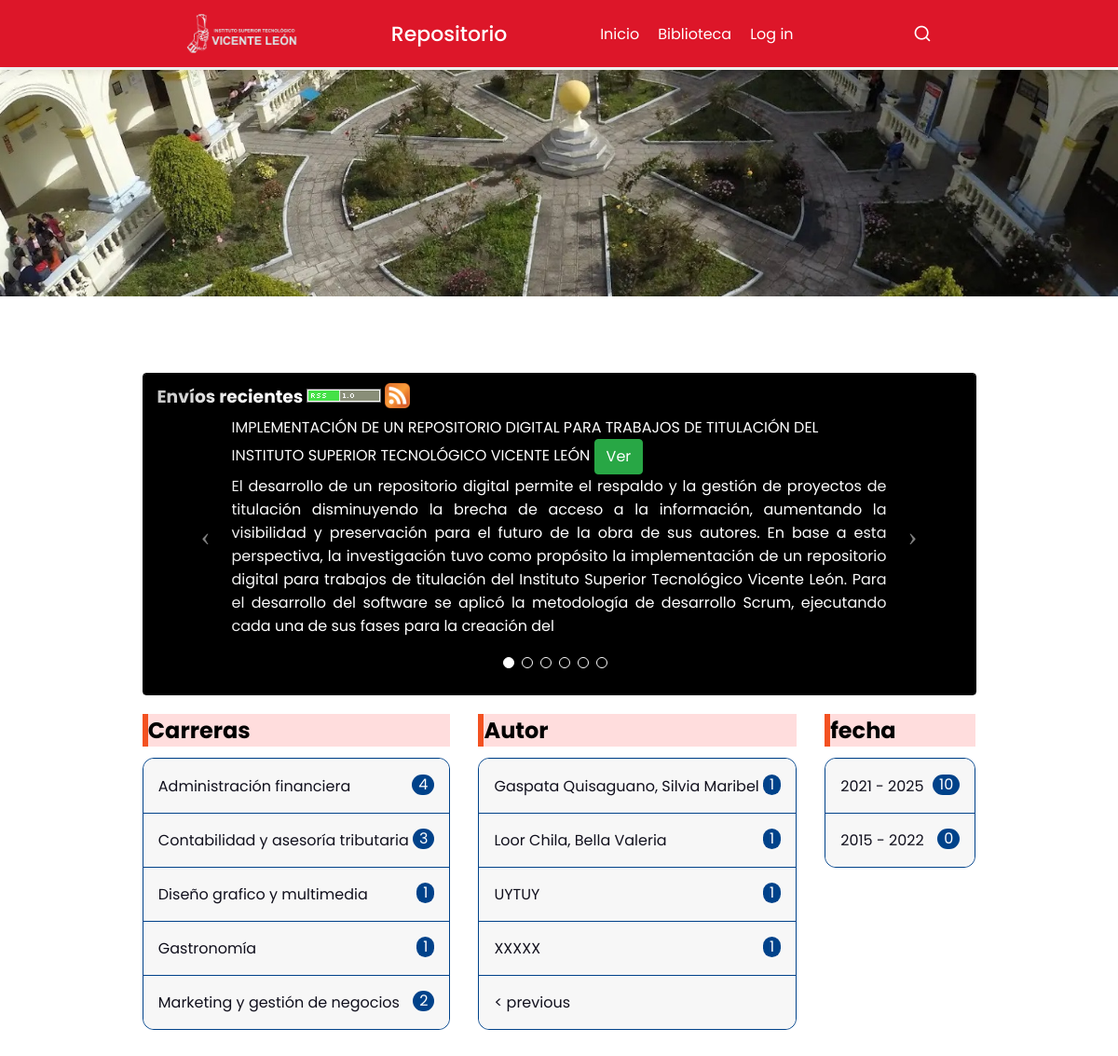
Page /?slideItem=2 on the committed database.
### tables this page shows
CREATE TABLE `acaprojc` (
  `projc_cod_projc` int(11) NOT NULL,
  `projc_mat_projc` varchar(50) NOT NULL,
  `projc_tit_projc` varchar(200) NOT NULL,
  `projc_fec_projc` date NOT NULL,
  `projc_ubi_projc` varchar(200) NOT NULL,
  `projc_rem_projc` text NOT NULL,
  `projc_fil_projc` text NOT NULL,
  `projc_cod_colec` int(11) NOT NULL
);

### database/home.php (called while the page is built)
<?php
$resultCarousel=mysqli_query($con,"SELECT prj.projc_cod_projc,prj.projc_fec_projc,prj.projc_tit_projc, prj.projc_rem_projc FROM acaprojc prj ORDER BY prj.projc_cod_projc DESC LIMIT 6");
$resultCareers=mysqli_query($con,"SELECT carer_nom_carer, count(carer_nom_carer) as contador FROM acacarer JOIN acacolec ON colec_cod_carer=carer_cod_carer JOIN acaprojc ON projc_cod_colec=colec_cod_colec GROUP BY carer_nom_carer");
$totalAutors="SELECT COUNT(aux.creg) reg FROM (SELECT DISTINCT (SELECT COUNT(1)) creg,acaautor.autor_nom_autor FROM acaautor GROUP BY acaautor.autor_nom_autor) aux";
$quant=mysqli_query($con,$totalAutors);
$totalAutors=mysqli_fetch_assoc($quant);
$totalAutors=$totalAutors['reg'];
$slideItem=(isset($_REQUEST['slideItem'])&&$_REQUEST['slideItem']>0&&$_REQUEST['slideItem']<=ceil($totalAutors/7))?$_REQUEST['slideItem']:1;
$sliceItem=($slideItem!=1)?(7*($slideItem-1)):0;
$resultAutors=mysqli_query($con,"SELECT autor_nom_autor, COUNT(acaautor.autor_nom_autor) as contador FROM acaautor JOIN acaprojc ON acaprojc.projc_cod_projc=acaautor.autor_cod_projc GROUP BY autor_nom_autor  LIMIT 7 OFFSET $sliceItem");
$dates = "SELECT config_ifec_config,config_ffec_config FROM acaconfig WHERE config_ifec_config!=0000 AND config_ffec_config !=0000";
$rangedates=mysqli_query($con,$dates);
$countDates=[];$daterange=[];$i=0;
foreach($rangedates as $dates){
    $resultDates=mysqli_query($con,"SELECT COUNT(*) dates FROM acaprojc WHERE YEAR(projc_fec_projc) BETWEEN '".$dates['config_ifec_config']."' AND '".$dates['config_ffec_config']."'");
    $resultDates=mysqli_fetch_assoc($resultDates);
    $countDates[$i]=$resultDates['dates'];
    $daterange[$i]=$dates['config_ifec_config']." - ".$dates['config_ffec_config'];
    $i++;
}
?>

### index.php (the view, shortened to what this page needs)
<?php
    require_once('./database/conexion.php');
    require_once('./header.php');
    require_once('./database/home.php');
?>
        <br><br><br>
        <banner>
            <div>
                <img src="./images/banner-istvl.jpg" alt="">
            </div>
        </banner>
        <br><br><br>
        <div class="container">
            <div class="document-center">
                <div class="col-md-10">
                    <div class="panel panel-primary">
                    <div id="wrapper-carousel" class="panel-heading carousel slide">
                        <h3 style="display:table">Envíos recientes <a href="./rss?v=1.0"><img src="./images/rss-v1.svg" alt="RSS Feed" width="80" height="15"></a>&nbsp;<a href="./rss"  style="display:table-cell;vertical-align:middle"><img src="./images/Feed-icon.png" alt="RSS Feed" width="27" height="27"></a></h3>
                        <div class="carousel-inner">
                                <?php
                                    $contador=0;
                                    foreach($resultCarousel as $added){
                                    $contador++;
                                ?>
                                    <div style="padding-bottom: 50px; min-height: 200px;" class="item <?php if($contador==1)echo 'active';?>">
                                        <div style="padding-left: 80px; padding-right: 80px;"><?=$added['projc_tit_projc'];?>
                                        <a class="btn btn-success" href="handler?id=<?=$added['projc_cod_projc'];?>">Ver</a>
                                        <p style="text-align:justify" ><?php $palabras_arreglo = explode(" ", $added['projc_rem_projc']);
                                            $texto_resumido = implode(" ", array_slice($palabras_arreglo, 0,80));
                                            echo $texto_resumido;?></p>
                                        </div>
                                    </div>
                                <?php
                                    }
                                ?>
                        </div>
                        <a class="left carousel-control" data-slide="prev">
                            <span class="icon-prev"></span>
                        </a>
                        <a class="right carousel-control" data-slide="next">
                            <span class="icon-next"></span>
                        </a>
                        <ol class="carousel-indicators">
                        </ol>
                    </div>
                    </div>
                </div>
            </div>
        </div>
        <div class="container">
            <div class="document-center">
                <br><br>
                <div class="default-group">
                    <div class="separador">
                        <div class="title"><h2> Carreras</h2></div>
                        <div class="tacuerpo">
                            <table class="table">
                                <tbody>
                                <?php
                                    foreach($resultCareers as $career){
                                ?>
                                    <tr><td scope="row"><a href="./search?item1=<?=$career['carer_nom_carer'];?>"><?=$career['carer_nom_carer'];?>&nbsp;</a><span><?=$career['contador'];?></span></td></tr>
                                <?php
                                    }
                                ?>
                            </tbody>
                        </table>
                    </div>
                </div>
                <div class="separador">
                    <div class="title"><h2>Autor</h2></div>
                    <div class="tacuerpo">
                        <table class="table">
                            <tbody>
                                <?php
                                foreach($resultAutors as $autor){
                                ?>
                                    <tr><td scope="row"><a href="./search?item2=<?=$autor['autor_nom_autor'];?>"><?=$autor['autor_nom_autor'];?>&nbsp;</a><span><?=$autor['contador'];?></span></td></tr>
                                <?php
                                }
                                if($sliceItem+7<$totalAutors){
                                ?>
                                <tr><td scope="row"><a href="./?slideItem=<?=$slideItem+1;?>">next ></a></td></tr>
                                <?php
                                    }else if($sliceItem!=0){
                                ?>
                                <tr><td scope="row"><a href="./?slideItem=<?=$slideItem-1;?>">< previous</a></td></tr>
                                <?php
                                    }
                                ?>
                            </tbody>
                        </table>
                    </div>
                </div>
                <div class="separador">
                    <div class="title"><h2>fecha</h2></div>
                    <div class="tacuerpo">
                        <table class="table">
                            <tbody>
                                <?php
                                for ($i=0; $i < count($daterange); $i++) {
                                ?>
                                    <tr><td scope="row"><a href="./search?item3=<?=$daterange[$i]?>" ><?=$daterange[$i]?></a><span><?=$countDates[$i];?></span></td></tr>
                                <?php
                                    }
                                ?>
                            </tbody>
                        </table>
                    </div>
                </div>
            </div>
        </div>
        <br><br><br><br>
        <br>
    </body>
</html>

### rows in the picture
acaprojc: projc_tit_projc "IMPLEMENTACIÓN DE UN REPOSITORIO DIGITAL PARA TRABAJOS DE TITULACIÓN DEL INSTITUTO SUPERIOR TECNOLÓGICO VICENTE LEÓN", texto_resumido "El desarrollo de un repositorio digital permite el respaldo y la gestión de proyectos de titulación disminuyendo la brecha de acceso a la información, aumentando la visibilidad y preservación para el futuro de la obra de sus autores. En base a esta perspectiva, la investigación tuvo como propósito la implementación de un repositorio digital para trabajos de titulación del Instituto Superior Tecnológico Vicente León. Para el desarrollo del software se aplicó la metodología de desarrollo Scrum, ejecutando cada una de sus fases para la creación del"

### other values in the picture
$career['carer_nom_carer'] "Administración financiera"
$career['contador'] "4"
$career['carer_nom_carer'] "Contabilidad y asesoría tributaria"
$career['contador'] "3"
$career['carer_nom_carer'] "Diseño grafico y multimedia"
$career['contador'] "1"
$career['carer_nom_carer'] "Gastronomía"
$career['carer_nom_carer'] "Marketing y gestión de negocios"
$career['contador'] "2"
$autor['autor_nom_autor'] "Gaspata Quisaguano, Silvia Maribel"
$autor['contador'] "1"
$autor['autor_nom_autor'] "Loor Chila, Bella Valeria"
$autor['autor_nom_autor'] "UYTUY"
$autor['autor_nom_autor'] "XXXXX"
$daterange[$i] "2021 - 2025"
